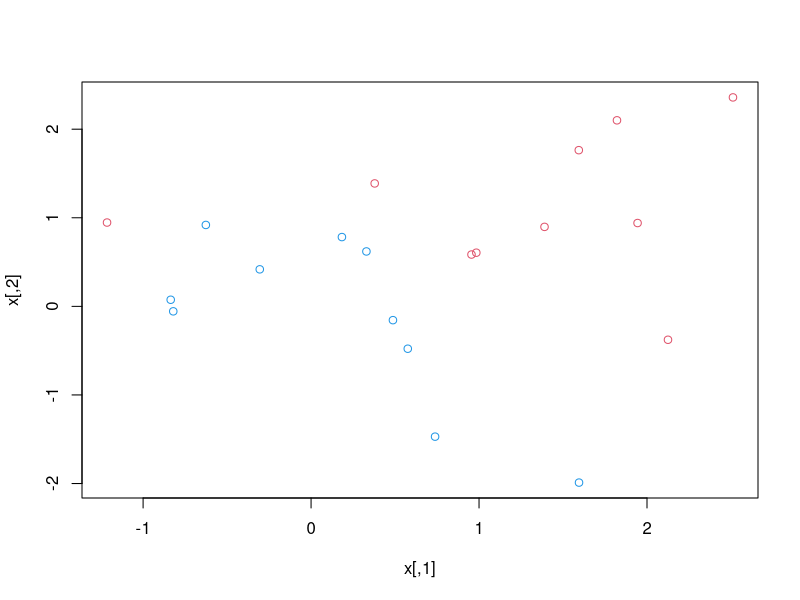
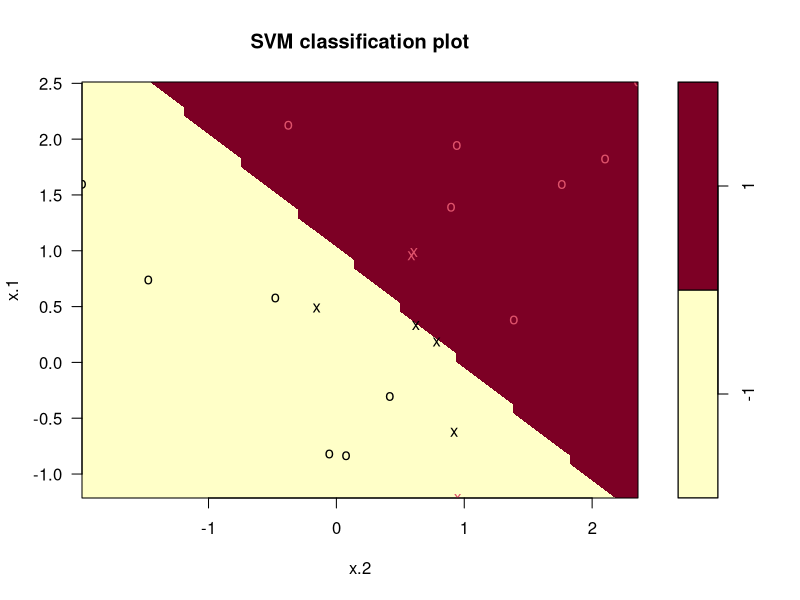
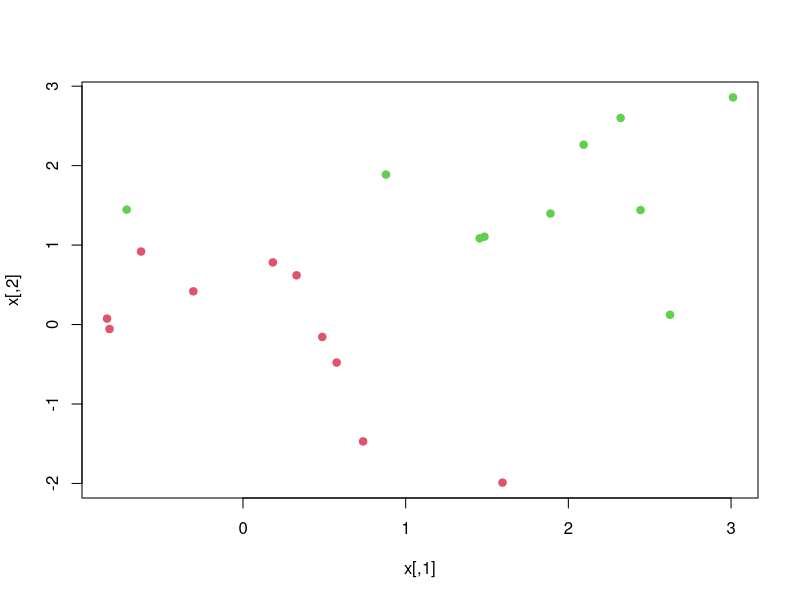
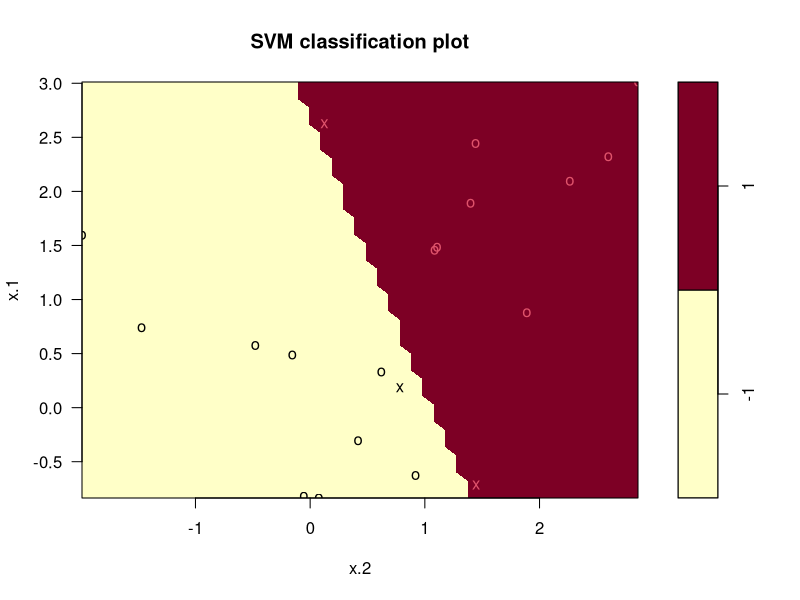

The R source for these figures, in order:
set.seed(1)
x=matrix(rnorm(20*2), ncol=2)

y=c(rep(-1,10), rep(1,10))

x[y==1,]=x[y==1,]+1

plot(x, col=(3-y))

dat=data.frame(x=x, y=as.factor(y))
dat

library(e1071)

svmfit=svm(y~., data=dat, kernel="linear", cost=10, scale=FALSE)

plot(svmfit, dat)


names(svmfit)
svmfit$index

summary(svmfit)


set.seed(1)
tune.out=tune(svm, y~., data=dat, kernel="linear", 
	ranges=list(cost=c(0.001, 0.01, 1, 5, 10, 100)))
summary(tune.out)


bestmod=tune.out$best.model
summary(bestmod)


xtest=matrix(rnorm(20*2), ncol=2)
ytest=sample(c(-1,1) , 20, replace = TRUE)
xtest[ytest==1,]=xtest[ytest==1,]+1
testdat=data.frame(x=xtest, y=as.factor(ytest))
ypred=predict(bestmod, testdat)
table(predict=ypred, truth=testdat$y)


x[y==1,]=x[y==1,]+0.5
plot(x, col=(y+5)/2, pch=19)

dat=data.frame(x=x, y=as.factor(y))
svmfit=svm(y~., data=dat, kernel="linear", cost=1e5)
summary(svmfit)
plot(svmfit, dat)

